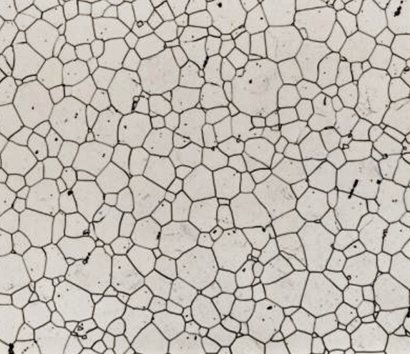
#> input picture Grain analysis/images/grains2.jpg, 410 x 354 px
$ python grain_analysis.py
#> lines starting #> are read from the running program, lines starting #| are printed output that depends on the picture; after the words box and inside, x2 and y2 are one past the last pixel; in counts of white or black regions, pixels touching at a corner belong together
import cv2
import numpy as np
from matplotlib import pyplot as plt
from scipy import ndimage
from skimage import measure, color, io
from skimage.restoration import denoise_nl_means, estimate_sigma
from skimage import img_as_ubyte, img_as_float


####################################### Grain Analysis  ########################################

"""
This script is used to analyze the grain size of a metallic sample. Then the results are saved in a csv file.

steps:
1. Read the image and define the pixel to micron ratio.
2. Denoise the image and threshold  image to split the grains from the boundaries.
3. Clean the image and create a mask of the grains.
4. Label the grains in the masked image.
5. Measure the area of each grain.
6. save the results in a csv file.
"""

# 1. Read the image and define the pixel to micron ratio.


img = cv2.imread('./images/grains2.jpg', 0)  # read the image as a grayscale image.
#> img: shape (354, 410); min 0, max 240, mean 188.2

pixel_to_micron = 0.5  # pixel to micron ratio , 1 pixel = 0.5 micron.

# 2. Denoise the image and threshold  image to split the grains from the boundaries.

# 2.1. using median filter:
# img1 = ndimage.median_filter(img, 3)  # apply median filter to the image. size is the size of the kernel. but here no need to be denoised.

# 2.2. threshold the image:
# plt.hist(img, 100, range=(0, 255))  # plot the histogram of the image. ravel() is used to convert the image to 1D.,


# Change the grey image to binary by thresholding.
ret, thresh = cv2.threshold(img, 0, 255, cv2.THRESH_BINARY+cv2.THRESH_OTSU) # ret is the threshold value., thresh is the thresholded image.
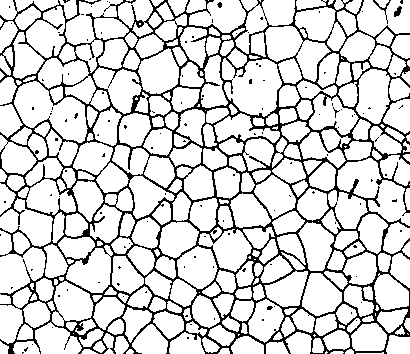
#> thresh: shape (354, 410); 83% white; black in thin lines or dots
#> ret = 157
print(ret) # print the best threshold value., that OTSU determined this value.
#| 157.0


# 3. Clean the image becuse some boundries are faint. Then create a mask of the grains.

kernel = np.ones((3, 3), np.uint8)  # define a kernel for erosion and dilation.

'''
# apply opening to remove the noise. opening = erosion + dilation.
erosion is used to removes the white pixels from the boundaries of the foreground object.
diolation is used to add the white pixels to the boundaries of the foreground object.
'''
opening = cv2.morphologyEx(thresh, cv2.MORPH_OPEN, kernel, iterations=1)  # iterations is the number of times erosion and dilation are applied.
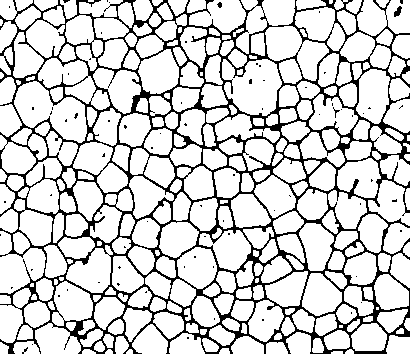
#> opening: shape (354, 410); 82% white; black in thin lines or dots

# 3.1 create a mask of the grains.
mask = opening == 255 # set the white pixels to True and the black pixels to False.
#> mask: shape (354, 410) bool; 82% white; black in thin lines or dots
print(mask)
#> (printed output is left out)


# 4. Label the grains in the masked image.

'''
We have well seprarated grains. Each grain is labeled with a different integer.
scipy.ndimage.label() labels the connected regions in an integer array. that will be unique.
4-connectedness is used. because we want to label the grains that are connected by their edges.
'''

s = [[1,1,1],[1,1,1],[1,1,1]] # define the structure for 4-connectedness. 1 is the foreground and 0 is the background.
labels, num = ndimage.label(mask, structure=s) # labels is the labeled image. num is the number of labels. s is the structure for 4-connectedness.
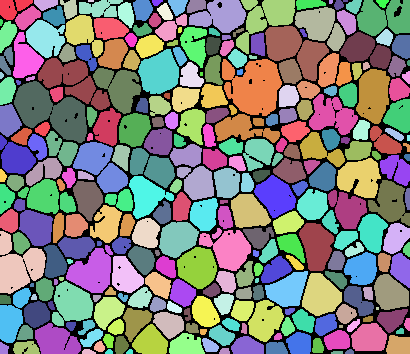
#> labels: shape (354, 410) int32; 297 distinct labels, from 0 to 296; one colour per label, 0 black
#> num = 296

# color the labeled image.
img2 = color.label2rgb(labels, bg_label=0) # bg_label is the background label. it is 0 by default.
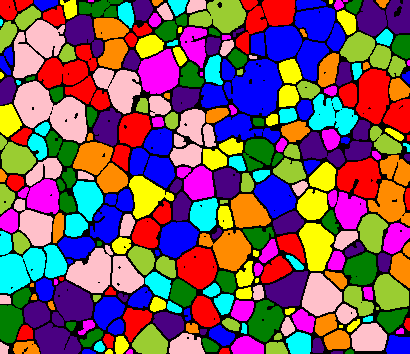
#> img2: shape (354, 410, 3) float64; mean R, G, B 0.479, 0.345, 0.389

print(f"Number of grains: {num}") # print the number of grains.
#| Number of grains: 296


# 5. Measure the area of each grain.

'''
regionprops() measures a set of properties for each labeled region.
'''

clusters = measure.regionprops(labels) # clusters is a list of properties of each grain.
#> clusters = 296 regions; largest, box (x1, y1, x2, y2) and area: (14, 81, 87, 143) 2519, (222, 59, 282, 116) 2412, (265, 26, 329, 81) 1837, (38, 58, 110, 110) 1767, (0, 231, 46, 294) 1708
# [13 lines of commented-out code are left out]
propList = ['Area',
            'equivalent_diameter', #Added... verify if it works
            'orientation', #Added, verify if it works. Angle btwn x-axis and major axis.
            'MajorAxisLength',
            'MinorAxisLength',
            'Perimeter',
            'MinIntensity',
            'MeanIntensity',
            'MaxIntensity']

out_file = open('grain_measurements.csv', 'w') # open a csv file to save the results.
out_file.write((',' + ",".join(propList) + '\n')) # write the header of the csv file.

for cluster_props in clusters:
    #output cluster properties to the excel file
    out_file.write(str(cluster_props['Label']))
    for i,prop in enumerate(propList):
        if(prop == 'Area'):
            to_print = cluster_props[prop]*pixel_to_micron**2   #Convert pixel square to um square
        elif(prop == 'orientation'):
            to_print = cluster_props[prop]*57.2958  #Convert to degrees from radians
        # elif(prop.find('Intensity') < 0):          # Any prop without Intensity in its name
        #     to_print = cluster_props[prop]*pixel_to_micron
        # else:
        #     to_print = cluster_props[prop]     #Reamining props, basically the ones with Intensity in its name
        out_file.write(',' + str(to_print))
    out_file.write('\n')
out_file.close()   #Closes the file, otherwise it would be read only.


# show the images
cv2.imshow('orginal', img)
cv2.imshow('thresholded image', thresh)
cv2.imshow('After cleaning', opening)
cv2.imshow('labeled image', img2)
cv2.waitKey(0)

io.imshow(mask) # cv2.imshow() can not show the mask image. because it is a boolean image.
# io.imshow(mask[250:280, 250:280]) # Zoom in the image.
io.show()
